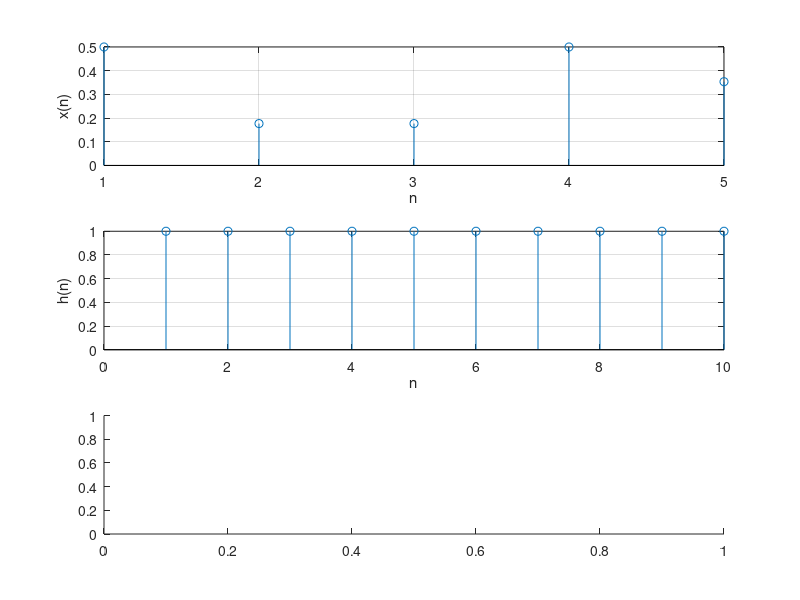

This chart was generated by the following MATLAB code: (Note: this script raises an error after producing the figure.)
clc;
clear all
close all

f = @(n) 0.5.^n;
n = [1 2.5 2.5 1 1.5];
x = f(n);
h = ones(1,10);

figure(1)
    subplot(3,1,1);
    stem(f(n));
    xlabel('n');
    ylabel('x(n)');
    grid on;
    
    subplot(3,1,2);
    stem(h);
    xlabel('n');
    ylabel('h(n)'); grid on;
    
    subplot(3,1,3);
    stem(dt_conv(x,h));
    xlabel('n');
    ylabel('y(n)');
    grid on;



